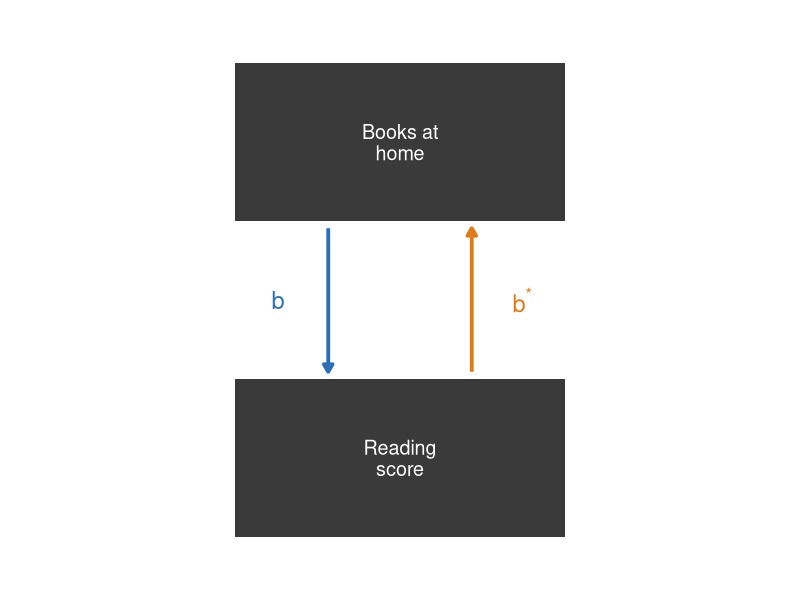
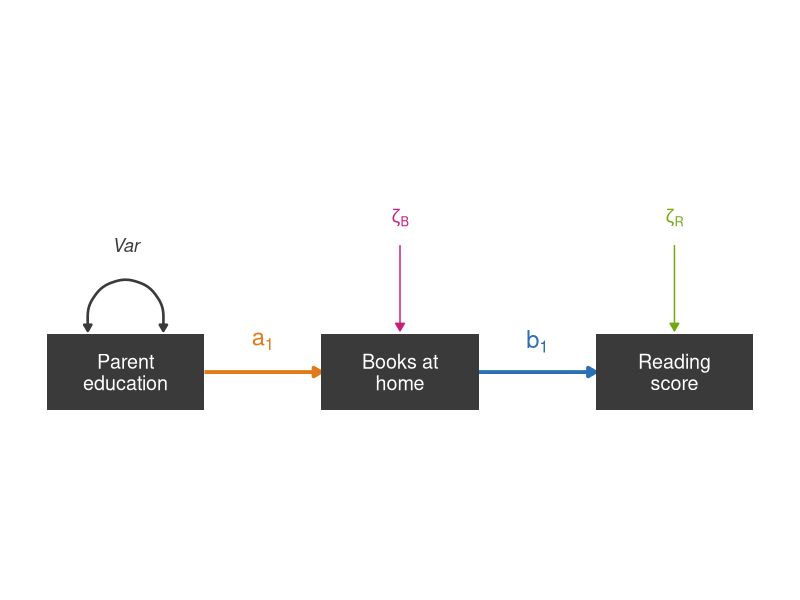
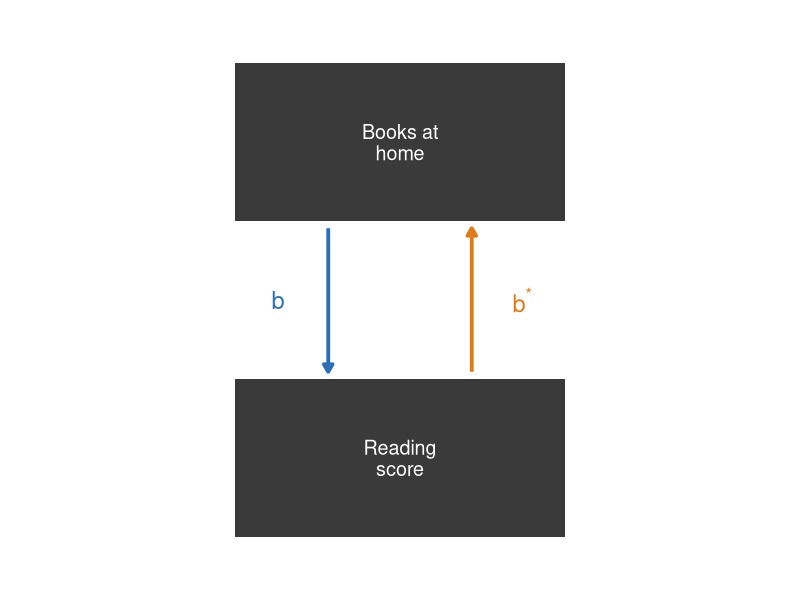
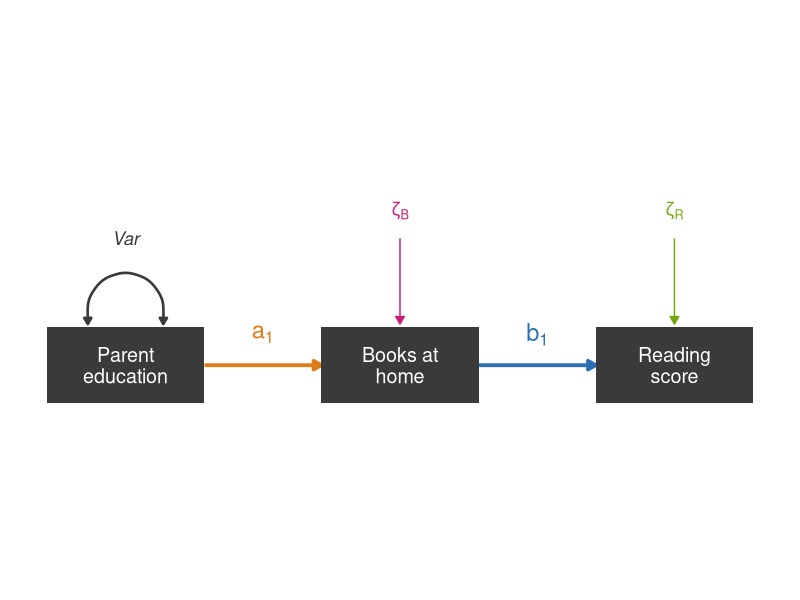
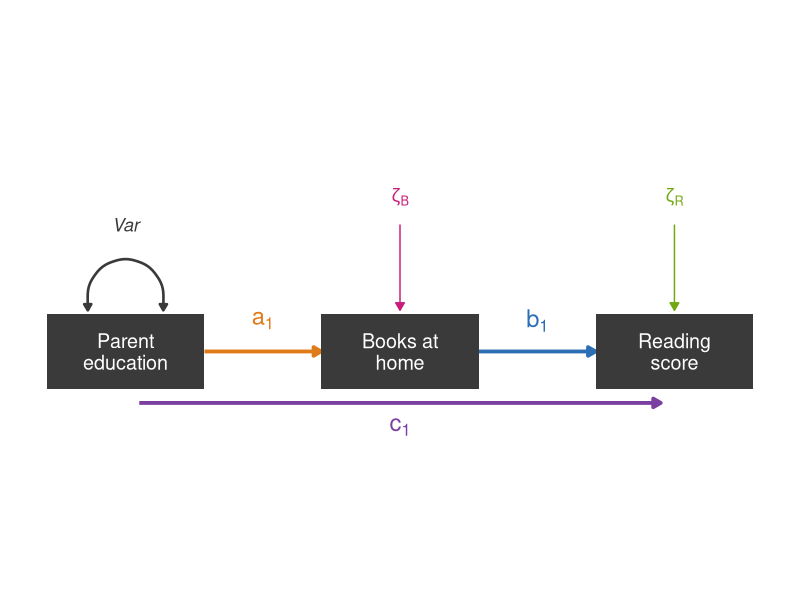
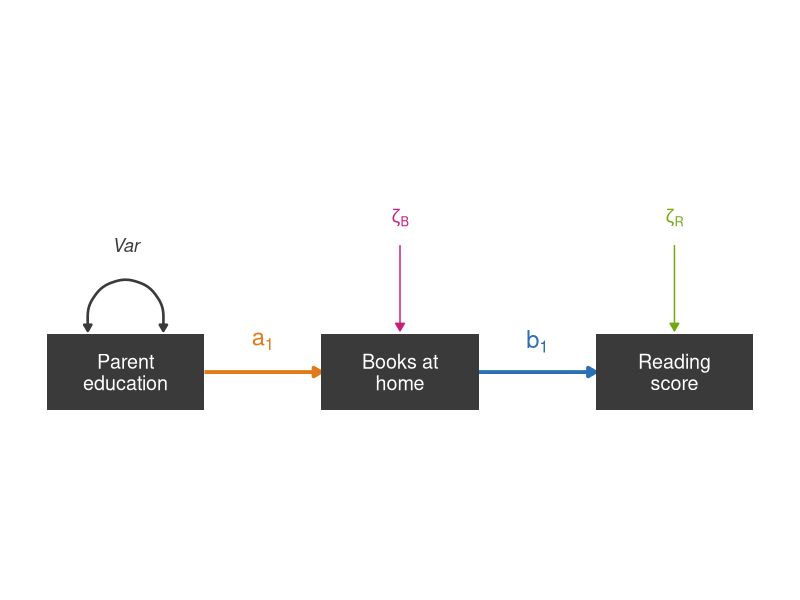

These figures' R source, in order: (Note: this script raises an error after producing the figures.)
## ---- chunk 1
#| echo: false
#| fig-width: 4.2
#| fig-height: 5
library(ggplot2)

BLU <- "#2C6FB5"; oNG <- "#E07B1A"; dk <- "#3A3A3A"
ar <- grid::arrow(length = grid::unit(0.22, "cm"), type = "closed")

box <- function(y, label) list(
  annotate("rect", xmin = -1.15, xmax = 1.15, ymin = y - 0.55, ymax = y + 0.55, fill = dk),
  annotate("text", x = 0, y = y, label = label, colour = "white", size = 5, lineheight = 0.9)
)

ggplot() +
  # b: Books -> Reading (left, pointing down)
  annotate("segment", x = -0.5, y = 1.6, xend = -0.5, yend = 0.6,
           colour = BLU, linewidth = 1.3, arrow = ar) +
  annotate("text", x = -0.85, y = 1.1, label = "b", parse = TRUE,
           colour = BLU, size = 6, fontface = "italic") +
  # b*: Reading -> Books (right, pointing up)
  annotate("segment", x = 0.5, y = 0.6, xend = 0.5, yend = 1.6,
           colour = oNG, linewidth = 1.3, arrow = ar) +
  annotate("text", x = 0.85, y = 1.1, label = "b^'*'", parse = TRUE,
           colour = oNG, size = 6, fontface = "italic") +
  box(2.2, "Books at\nhome") + box(0, "Reading\nscore") +
  coord_equal(clip = "off") +
  expand_limits(x = c(-1.9, 1.9), y = c(-0.8, 3)) +
  theme_void()
## ---- chunk 2
#| echo: false
#| fig-width: 6.5
#| fig-height: 4.8
library(ggplot2)

oNG <- "#E07B1A"; BLU <- "#2C6FB5"; MAG <- "#C81E7A"; LIM <- "#6FA80F"; dk <- "#3A3A3A"
ar <- grid::arrow(length = grid::unit(0.22, "cm"), type = "closed")
ar2 <- grid::arrow(length = grid::unit(0.18, "cm"), ends = "both", type = "closed")

circle <- function(x, y, r = 0.5) {
  t <- seq(0, 2 * pi, length.out = 60)
  data.frame(x = x + r * cos(t), y = y + r * sin(t))
}
box <- function(x, label) list(
  annotate("rect", xmin = x - 1.15, xmax = x + 1.15, ymin = -0.55, ymax = 0.55, fill = dk),
  annotate("text", x = x, y = 0, label = label, colour = "white", size = 5, lineheight = 0.9)
)

ggplot() +
  # path a1: ParentEd -> Books (orange)
  annotate("segment", x = 1.15, xend = 2.85, y = 0, yend = 0, colour = oNG, linewidth = 1.3, arrow = ar) +
  annotate("text", x = 2, y = 0.45, label = "a[1]", parse = TRUE, colour = oNG, size = 6, fontface = "italic") +
  # path b1: Books -> Reading (blue)
  annotate("segment", x = 5.15, xend = 6.85, y = 0, yend = 0, colour = BLU, linewidth = 1.3, arrow = ar) +
  annotate("text", x = 6, y = 0.45, label = "b[1]", parse = TRUE, colour = BLU, size = 6, fontface = "italic") +
  # variance of exogenous Parent education (self-loop)
  annotate("curve", x = -0.55, y = 0.6, xend = 0.55, yend = 0.6,
           colour = dk, linewidth = 0.9, curvature = -1.4, arrow = ar2) +
  annotate("text", x = 0, y = 1.85, label = "Var", colour = dk, size = 4.6, fontface = "italic") +
  # disturbance zeta_B on Books (magenta)
  annotate("segment", x = 4, xend = 4, y = 1.85, yend = 0.6, colour = MAG, arrow = ar) +
  annotate("text", x = 4, y = 2.25, label = "zeta[B]", parse = TRUE, colour = MAG, size = 4.6) +
  # disturbance zeta_R on Reading (lime)
  annotate("segment", x = 8, xend = 8, y = 1.85, yend = 0.6, colour = LIM, arrow = ar) +
  annotate("text", x = 8, y = 2.25, label = "zeta[R]", parse = TRUE, colour = LIM, size = 4.6) +
  # measured variables
  box(0, "Parent\neducation") + box(4, "Books at\nhome") + box(8, "Reading\nscore") +
  coord_equal(clip = "off") +
  expand_limits(x = c(-1.3, 9.3), y = c(-0.9, 3)) +
  theme_void()
## ---- chunk 3
#| echo: false
#| fig-width: 4.2
#| fig-height: 5
library(ggplot2)

BLU <- "#2C6FB5"; oNG <- "#E07B1A"; dk <- "#3A3A3A"
ar <- grid::arrow(length = grid::unit(0.22, "cm"), type = "closed")

box <- function(y, label) list(
  annotate("rect", xmin = -1.15, xmax = 1.15, ymin = y - 0.55, ymax = y + 0.55, fill = dk),
  annotate("text", x = 0, y = y, label = label, colour = "white", size = 5, lineheight = 0.9)
)

ggplot() +
  # b: Books -> Reading (left, pointing down)
  annotate("segment", x = -0.5, y = 1.6, xend = -0.5, yend = 0.6,
           colour = BLU, linewidth = 1.3, arrow = ar) +
  annotate("text", x = -0.85, y = 1.1, label = "b", parse = TRUE,
           colour = BLU, size = 6, fontface = "italic") +
  # b*: Reading -> Books (right, pointing up)
  annotate("segment", x = 0.5, y = 0.6, xend = 0.5, yend = 1.6,
           colour = oNG, linewidth = 1.3, arrow = ar) +
  annotate("text", x = 0.85, y = 1.1, label = "b^'*'", parse = TRUE,
           colour = oNG, size = 6, fontface = "italic") +
  box(2.2, "Books at\nhome") + box(0, "Reading\nscore") +
  coord_equal(clip = "off") +
  expand_limits(x = c(-1.9, 1.9), y = c(-0.8, 3)) +
  theme_void()
## ---- chunk 4
#| echo: false
#| fig-width: 6.5
#| fig-height: 3.6
library(ggplot2)

oNG <- "#E07B1A"; BLU <- "#2C6FB5"; MAG <- "#C81E7A"; LIM <- "#6FA80F"; dk <- "#3A3A3A"
ar <- grid::arrow(length = grid::unit(0.22, "cm"), type = "closed")
ar2 <- grid::arrow(length = grid::unit(0.18, "cm"), ends = "both", type = "closed")

circle <- function(x, y, r = 0.5) {
  t <- seq(0, 2 * pi, length.out = 60)
  data.frame(x = x + r * cos(t), y = y + r * sin(t))
}
box <- function(x, label) list(
  annotate("rect", xmin = x - 1.15, xmax = x + 1.15, ymin = -0.55, ymax = 0.55, fill = dk),
  annotate("text", x = x, y = 0, label = label, colour = "white", size = 5, lineheight = 0.9)
)

ggplot() +
  # path a1: ParentEd -> Books (orange)
  annotate("segment", x = 1.15, xend = 2.85, y = 0, yend = 0, colour = oNG, linewidth = 1.3, arrow = ar) +
  annotate("text", x = 2, y = 0.45, label = "a[1]", parse = TRUE, colour = oNG, size = 6, fontface = "italic") +
  # path b1: Books -> Reading (blue)
  annotate("segment", x = 5.15, xend = 6.85, y = 0, yend = 0, colour = BLU, linewidth = 1.3, arrow = ar) +
  annotate("text", x = 6, y = 0.45, label = "b[1]", parse = TRUE, colour = BLU, size = 6, fontface = "italic") +
  # variance of exogenous Parent education (self-loop)
  annotate("curve", x = -0.55, y = 0.6, xend = 0.55, yend = 0.6,
           colour = dk, linewidth = 0.9, curvature = -1.4, arrow = ar2) +
  annotate("text", x = 0, y = 1.85, label = "Var", colour = dk, size = 4.6, fontface = "italic") +
  # disturbance zeta_B on Books (magenta)
  annotate("segment", x = 4, xend = 4, y = 1.85, yend = 0.6, colour = MAG, arrow = ar) +
  annotate("text", x = 4, y = 2.25, label = "zeta[B]", parse = TRUE, colour = MAG, size = 4.6) +
  # disturbance zeta_R on Reading (lime)
  annotate("segment", x = 8, xend = 8, y = 1.85, yend = 0.6, colour = LIM, arrow = ar) +
  annotate("text", x = 8, y = 2.25, label = "zeta[R]", parse = TRUE, colour = LIM, size = 4.6) +
  # measured variables
  box(0, "Parent\neducation") + box(4, "Books at\nhome") + box(8, "Reading\nscore") +
  coord_equal(clip = "off") +
  expand_limits(x = c(-1.3, 9.3), y = c(-0.7, 2.6)) +
  theme_void()
## ---- chunk 5
#| echo: false
#| fig-width: 6.5
#| fig-height: 4.8
library(ggplot2)

oNG <- "#E07B1A"; BLU <- "#2C6FB5"; MAG <- "#C81E7A"; LIM <- "#6FA80F"; PUR <- "#7A3FA0"; dk <- "#3A3A3A"
ar <- grid::arrow(length = grid::unit(0.22, "cm"), type = "closed")
ar2 <- grid::arrow(length = grid::unit(0.18, "cm"), ends = "both", type = "closed")

circle <- function(x, y, r = 0.5) {
  t <- seq(0, 2 * pi, length.out = 60)
  data.frame(x = x + r * cos(t), y = y + r * sin(t))
}
box <- function(x, label) list(
  annotate("rect", xmin = x - 1.15, xmax = x + 1.15, ymin = -0.55, ymax = 0.55, fill = dk),
  annotate("text", x = x, y = 0, label = label, colour = "white", size = 5, lineheight = 0.9)
)

ggplot() +
  # path a1: ParentEd -> Books (orange)
  annotate("segment", x = 1.15, xend = 2.85, y = 0, yend = 0, colour = oNG, linewidth = 1.3, arrow = ar) +
  annotate("text", x = 2, y = 0.45, label = "a[1]", parse = TRUE, colour = oNG, size = 6, fontface = "italic") +
  # path b1: Books -> Reading (blue)
  annotate("segment", x = 5.15, xend = 6.85, y = 0, yend = 0, colour = BLU, linewidth = 1.3, arrow = ar) +
  annotate("text", x = 6, y = 0.45, label = "b[1]", parse = TRUE, colour = BLU, size = 6, fontface = "italic") +
  # direct path c1: ParentEd -> Reading (straight, below the boxes, purple)
  annotate("segment", x = 0.2, xend = 7.8, y = -0.75, yend = -0.75, colour = PUR, linewidth = 1.3, arrow = ar) +
  annotate("text", x = 4, y = -1.1, label = "c[1]", parse = TRUE, colour = PUR, size = 6, fontface = "italic") +
  # variance of exogenous Parent education (self-loop)
  annotate("curve", x = -0.55, y = 0.6, xend = 0.55, yend = 0.6,
           colour = dk, linewidth = 0.9, curvature = -1.4, arrow = ar2) +
  annotate("text", x = 0, y = 1.85, label = "Var", colour = dk, size = 4.6, fontface = "italic") +
  # disturbance zeta_B on Books (magenta)
  annotate("segment", x = 4, xend = 4, y = 1.85, yend = 0.6, colour = MAG, arrow = ar) +
  annotate("text", x = 4, y = 2.25, label = "zeta[B]", parse = TRUE, colour = MAG, size = 4.6) +
  # disturbance zeta_R on Reading (lime)
  annotate("segment", x = 8, xend = 8, y = 1.85, yend = 0.6, colour = LIM, arrow = ar) +
  annotate("text", x = 8, y = 2.25, label = "zeta[R]", parse = TRUE, colour = LIM, size = 4.6) +
  # measured variables
  box(0, "Parent\neducation") + box(4, "Books at\nhome") + box(8, "Reading\nscore") +
  coord_equal(clip = "off") +
  expand_limits(x = c(-1.3, 9.3), y = c(-1.5, 3)) +
  theme_void()
## ---- chunk 6
#| echo: false
#| fig-width: 6.5
#| fig-height: 4.8
library(ggplot2)

oNG <- "#E07B1A"; BLU <- "#2C6FB5"; MAG <- "#C81E7A"; LIM <- "#6FA80F"; dk <- "#3A3A3A"
ar <- grid::arrow(length = grid::unit(0.22, "cm"), type = "closed")
ar2 <- grid::arrow(length = grid::unit(0.18, "cm"), ends = "both", type = "closed")

circle <- function(x, y, r = 0.5) {
  t <- seq(0, 2 * pi, length.out = 60)
  data.frame(x = x + r * cos(t), y = y + r * sin(t))
}
box <- function(x, label) list(
  annotate("rect", xmin = x - 1.15, xmax = x + 1.15, ymin = -0.55, ymax = 0.55, fill = dk),
  annotate("text", x = x, y = 0, label = label, colour = "white", size = 5, lineheight = 0.9)
)

ggplot() +
  # path a1: ParentEd -> Books (orange)
  annotate("segment", x = 1.15, xend = 2.85, y = 0, yend = 0, colour = oNG, linewidth = 1.3, arrow = ar) +
  annotate("text", x = 2, y = 0.45, label = "a[1]", parse = TRUE, colour = oNG, size = 6, fontface = "italic") +
  # path b1: Books -> Reading (blue)
  annotate("segment", x = 5.15, xend = 6.85, y = 0, yend = 0, colour = BLU, linewidth = 1.3, arrow = ar) +
  annotate("text", x = 6, y = 0.45, label = "b[1]", parse = TRUE, colour = BLU, size = 6, fontface = "italic") +
  # variance of exogenous Parent education (self-loop)
  annotate("curve", x = -0.55, y = 0.6, xend = 0.55, yend = 0.6,
           colour = dk, linewidth = 0.9, curvature = -1.4, arrow = ar2) +
  annotate("text", x = 0, y = 1.85, label = "Var", colour = dk, size = 4.6, fontface = "italic") +
  # disturbance zeta_B on Books (magenta)
  annotate("segment", x = 4, xend = 4, y = 1.85, yend = 0.6, colour = MAG, arrow = ar) +
  annotate("text", x = 4, y = 2.25, label = "zeta[B]", parse = TRUE, colour = MAG, size = 4.6) +
  # disturbance zeta_R on Reading (lime)
  annotate("segment", x = 8, xend = 8, y = 1.85, yend = 0.6, colour = LIM, arrow = ar) +
  annotate("text", x = 8, y = 2.25, label = "zeta[R]", parse = TRUE, colour = LIM, size = 4.6) +
  # measured variables
  box(0, "Parent\neducation") + box(4, "Books at\nhome") + box(8, "Reading\nscore") +
  coord_equal(clip = "off") +
  expand_limits(x = c(-1.3, 9.3), y = c(-0.9, 3)) +
  theme_void()
## ---- chunk 7
#| echo: false
#| message: false
#| warning: false
library(tidyverse)
library(lavaan)

pisa <- read_csv("../rlabs/w04_data_pisa22_USA_cln.csv", show_col_types = FALSE)

fmt <- function(x, d = 2) formatC(x, format = "f", digits = d, big.mark = ",")

# Focused fit table: the headline indices with conventional good-fit cutoffs.
fit_table <- function(fit) {
  m <- fitMeasures(fit, c("chisq", "df", "pvalue", "cfi", "rmsea", "srmr"))
  p <- if (m[["pvalue"]] < 0.001) "< .001" else paste0("= ", fmt(m[["pvalue"]], 3))
  tibble::tibble(
    Index      = c("χ² (df)", "CFI", "RMSEA", "SRMR"),
    Value      = c(sprintf("%s (%d), p %s", fmt(m[["chisq"]], 1), as.integer(m[["df"]]), p),
                   fmt(m[["cfi"]], 3), fmt(m[["rmsea"]], 3), fmt(m[["srmr"]], 3)),
    `Good fit` = c("p > .05", "≥ .95", "≤ .06", "≤ .08")
  )
}

# Model 0: the original simple chain -- parent education -> books -> reading
# (no technology). A three-variable recursive mediation model.
model0 <- "
  BOOKSHOME ~ PAREDINT
  READ_AVG  ~ BOOKSHOME
"
fit0 <- sem(model0, data = pisa, auto.cov.y = FALSE)
## ---- chunk 8
#| echo: false
knitr::kable(fit_table(fit0))
## ---- chunk 9
#| echo: false
#| message: false
#| warning: false

# Model 1: reading mediated by books only. Technology is in the model
# (predicted by parent education) but has no path to reading. This keeps
# both models on the same four variables so they are nested and comparable.
# auto.cov.y = FALSE keeps the disturbances uncorrelated (recursive model).
model1 <- "
  BOOKSHOME ~ PAREDINT
  TECH      ~ PAREDINT
  READ_AVG  ~ BOOKSHOME
"
fit1 <- sem(model1, data = pisa, auto.cov.y = FALSE)

# Model 2: adds the TECH -> Reading path (books AND tech mediate).
# Model 1 is Model 2 with that one path fixed to 0 -> nested.
model2 <- "
  BOOKSHOME ~ PAREDINT
  TECH      ~ PAREDINT
  READ_AVG  ~ BOOKSHOME + TECH
"
fit2 <- sem(model2, data = pisa, auto.cov.y = FALSE)
## ---- chunk 10
#| echo: false
#| fig-width: 7.5
#| fig-height: 5
library(ggplot2)

oNG <- "#E07B1A"; BLU <- "#2C6FB5"; MAG <- "#C81E7A"; LIM <- "#6FA80F"
PUR <- "#7A3FA0"; TEA <- "#0E8F8F"; GLD <- "#C89A2B"; dk <- "#3A3A3A"
ar <- grid::arrow(length = grid::unit(0.22, "cm"), type = "closed")
ar2 <- grid::arrow(length = grid::unit(0.18, "cm"), ends = "both", type = "closed")

box <- function(x, y, label) list(
  annotate("rect", xmin = x - 1.15, xmax = x + 1.15, ymin = y - 0.55, ymax = y + 0.55, fill = dk),
  annotate("text", x = x, y = y, label = label, colour = "white", size = 4.6, lineheight = 0.9)
)

ggplot() +
  # a1: ParentEd -> Books (orange)
  annotate("segment", x = 1.0, y = 0.45, xend = 3.85, yend = 1.35, colour = oNG, linewidth = 1.3, arrow = ar) +
  annotate("text", x = 2.0, y = 1.2, label = "a[1]", parse = TRUE, colour = oNG, size = 6, fontface = "italic") +
  # a2: ParentEd -> Tech (purple)
  annotate("segment", x = 1.0, y = -0.45, xend = 3.85, yend = -1.35, colour = PUR, linewidth = 1.3, arrow = ar) +
  annotate("text", x = 2.0, y = -1.2, label = "a[2]", parse = TRUE, colour = PUR, size = 6, fontface = "italic") +
  # b1: Books -> Reading (blue)
  annotate("segment", x = 6.15, y = 1.35, xend = 9.0, yend = 0.45, colour = BLU, linewidth = 1.3, arrow = ar) +
  annotate("text", x = 8.0, y = 1.2, label = "b[1]", parse = TRUE, colour = BLU, size = 6, fontface = "italic") +
  # variance of exogenous Parent education (self-loop)
  annotate("curve", x = -0.55, y = 0.6, xend = 0.55, yend = 0.6,
           colour = dk, linewidth = 0.9, curvature = -1.4, arrow = ar2) +
  annotate("text", x = 0, y = 1.5, label = "Var", colour = dk, size = 4.4, fontface = "italic") +
  # disturbance zeta_B on Books (magenta)
  annotate("segment", x = 5, xend = 5, y = 3.05, yend = 2.2, colour = MAG, arrow = ar) +
  annotate("text", x = 5, y = 3.35, label = "zeta[B]", parse = TRUE, colour = MAG, size = 4.4) +
  # disturbance zeta_T on Tech (gold)
  annotate("segment", x = 5, xend = 5, y = -3.05, yend = -2.2, colour = GLD, arrow = ar) +
  annotate("text", x = 5, y = -3.35, label = "zeta[T]", parse = TRUE, colour = GLD, size = 4.4) +
  # disturbance zeta_R on Reading (lime)
  annotate("segment", x = 11.7, xend = 11.15, y = 0.9, yend = 0.35, colour = LIM, arrow = ar) +
  annotate("text", x = 12.1, y = 1.2, label = "zeta[R]", parse = TRUE, colour = LIM, size = 4.4) +
  # measured variables
  box(0, 0, "Parent\neducation") + box(5, 1.6, "Books at\nhome") +
  box(5, -1.6, "Technology") + box(10, 0, "Reading\nscore") +
  coord_equal(clip = "off") +
  expand_limits(x = c(-1.3, 12.6), y = c(-3.7, 3.7)) +
  theme_void()
## ---- chunk 11
#| echo: false
knitr::kable(fit_table(fit1))
## ---- chunk 12
#| echo: false
#| fig-width: 7.5
#| fig-height: 5
library(ggplot2)

oNG <- "#E07B1A"; BLU <- "#2C6FB5"; MAG <- "#C81E7A"; LIM <- "#6FA80F"
PUR <- "#7A3FA0"; TEA <- "#0E8F8F"; GLD <- "#C89A2B"; dk <- "#3A3A3A"
ar <- grid::arrow(length = grid::unit(0.22, "cm"), type = "closed")
ar2 <- grid::arrow(length = grid::unit(0.18, "cm"), ends = "both", type = "closed")

box <- function(x, y, label) list(
  annotate("rect", xmin = x - 1.15, xmax = x + 1.15, ymin = y - 0.55, ymax = y + 0.55, fill = dk),
  annotate("text", x = x, y = y, label = label, colour = "white", size = 4.6, lineheight = 0.9)
)

ggplot() +
  # a1: ParentEd -> Books (orange)
  annotate("segment", x = 1.0, y = 0.45, xend = 3.85, yend = 1.35, colour = oNG, linewidth = 1.3, arrow = ar) +
  annotate("text", x = 2.0, y = 1.2, label = "a[1]", parse = TRUE, colour = oNG, size = 6, fontface = "italic") +
  # a2: ParentEd -> Tech (purple)
  annotate("segment", x = 1.0, y = -0.45, xend = 3.85, yend = -1.35, colour = PUR, linewidth = 1.3, arrow = ar) +
  annotate("text", x = 2.0, y = -1.2, label = "a[2]", parse = TRUE, colour = PUR, size = 6, fontface = "italic") +
  # b1: Books -> Reading (blue)
  annotate("segment", x = 6.15, y = 1.35, xend = 9.0, yend = 0.45, colour = BLU, linewidth = 1.3, arrow = ar) +
  annotate("text", x = 8.0, y = 1.2, label = "b[1]", parse = TRUE, colour = BLU, size = 6, fontface = "italic") +
  # b2: Tech -> Reading (teal)
  annotate("segment", x = 6.15, y = -1.35, xend = 9.0, yend = -0.45, colour = TEA, linewidth = 1.3, arrow = ar) +
  annotate("text", x = 8.0, y = -1.2, label = "b[2]", parse = TRUE, colour = TEA, size = 6, fontface = "italic") +
  # variance of exogenous Parent education (self-loop)
  annotate("curve", x = -0.55, y = 0.6, xend = 0.55, yend = 0.6,
           colour = dk, linewidth = 0.9, curvature = -1.4, arrow = ar2) +
  annotate("text", x = 0, y = 1.5, label = "Var", colour = dk, size = 4.4, fontface = "italic") +
  # disturbance zeta_B on Books (magenta)
  annotate("segment", x = 5, xend = 5, y = 3.05, yend = 2.2, colour = MAG, arrow = ar) +
  annotate("text", x = 5, y = 3.35, label = "zeta[B]", parse = TRUE, colour = MAG, size = 4.4) +
  # disturbance zeta_T on Tech (gold)
  annotate("segment", x = 5, xend = 5, y = -3.05, yend = -2.2, colour = GLD, arrow = ar) +
  annotate("text", x = 5, y = -3.35, label = "zeta[T]", parse = TRUE, colour = GLD, size = 4.4) +
  # disturbance zeta_R on Reading (lime)
  annotate("segment", x = 11.7, xend = 11.15, y = 0.9, yend = 0.35, colour = LIM, arrow = ar) +
  annotate("text", x = 12.1, y = 1.2, label = "zeta[R]", parse = TRUE, colour = LIM, size = 4.4) +
  # measured variables
  box(0, 0, "Parent\neducation") + box(5, 1.6, "Books at\nhome") +
  box(5, -1.6, "Technology") + box(10, 0, "Reading\nscore") +
  coord_equal(clip = "off") +
  expand_limits(x = c(-1.3, 12.6), y = c(-3.7, 3.7)) +
  theme_void()
## ---- chunk 13
#| echo: false
knitr::kable(fit_table(fit2))
## ---- chunk 14
#| echo: false
knitr::kable(anova(fit1, fit2))
## ---- chunk 15
#| echo: false
knitr::kable(tibble::tibble(
  Model = c("M1: books-only", "M2: books + tech"),
  df    = c(fitMeasures(fit1, "df"),  fitMeasures(fit2, "df")),
  AIC   = c(fitMeasures(fit1, "aic"), fitMeasures(fit2, "aic")),
  BIC   = c(fitMeasures(fit1, "bic"), fitMeasures(fit2, "bic"))
))
